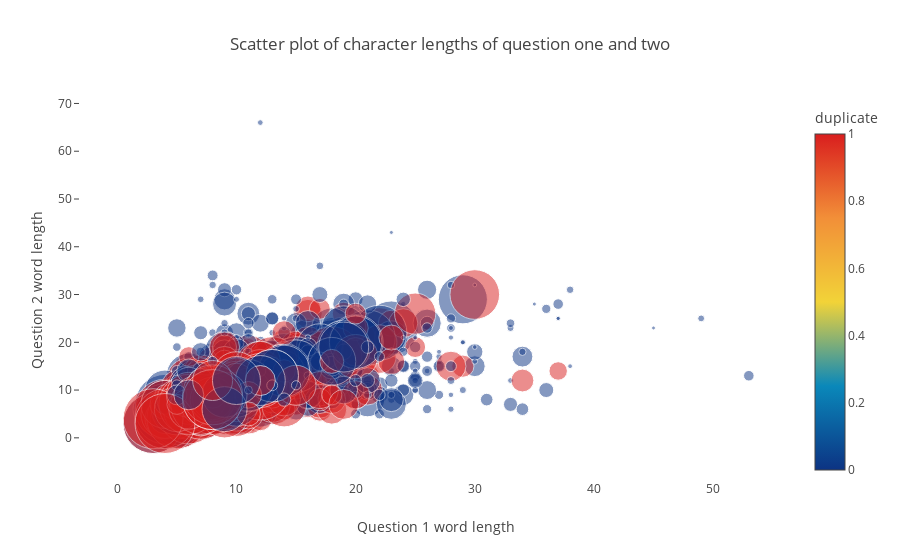

This figure's notebook cell:
### Code cell
df_subsampled = df[0:2000]

trace = go.Scatter(
    y = df_subsampled['q1_n_words'].values,
    x = df_subsampled['q2_n_words'].values,
    mode='markers',
    marker=dict(
        size= df_subsampled['word_match'].values * 60,
        color = df_subsampled['is_duplicate'].values,
        colorscale='Portland',
        showscale=True,
        opacity=0.5,
        colorbar = dict(title = 'duplicate')
    ),
    text = np.round(df_subsampled['word_match'].values, decimals=2)
)
data = [trace]

layout= go.Layout(
    autosize= True,
    title= 'Scatter plot of character lengths of question one and two',
    hovermode= 'closest',
        xaxis=dict(
        title= 'Question 1 word length',
        showgrid=False,
        zeroline=False,
        showline=False
    ),
    yaxis=dict(
        title= 'Question 2 word length',
        ticklen= 5,
        gridwidth= 2,
        showgrid=False,
        zeroline=False,
        showline=False,
    ),
    showlegend= False
)
fig = go.Figure(data=data, layout=layout)
py.iplot(fig,filename='scatterWords')

### Figure 1 — Plotly figure (JSON) as saved in the notebook; plotly's stock layout.template omitted (floating-point values rounded to 4 significant figures; data arrays with more than 128 entries replaced by an {"elided": "..."} marker saying what was removed)
{"data": [{"marker": {"color": {"elided": "2000 int values"}, "colorbar": {"title": "duplicate"}, "colorscale": "Portland", "opacity": 0.5, "showscale": true, "size": {"elided": "2000 float values"}}, "mode": "markers", "text": {"elided": "2000 float values"}, "type": "scatter", "x": {"elided": "2000 int values"}, "y": {"elided": "2000 int values"}}], "layout": {"autosize": true, "hovermode": "closest", "showlegend": false, "title": "Scatter plot of character lengths of question one and two", "xaxis": {"showgrid": false, "showline": false, "title": "Question 1 word length", "zeroline": false}, "yaxis": {"gridwidth": 2, "showgrid": false, "showline": false, "ticklen": 5, "title": "Question 2 word length", "zeroline": false}}}
